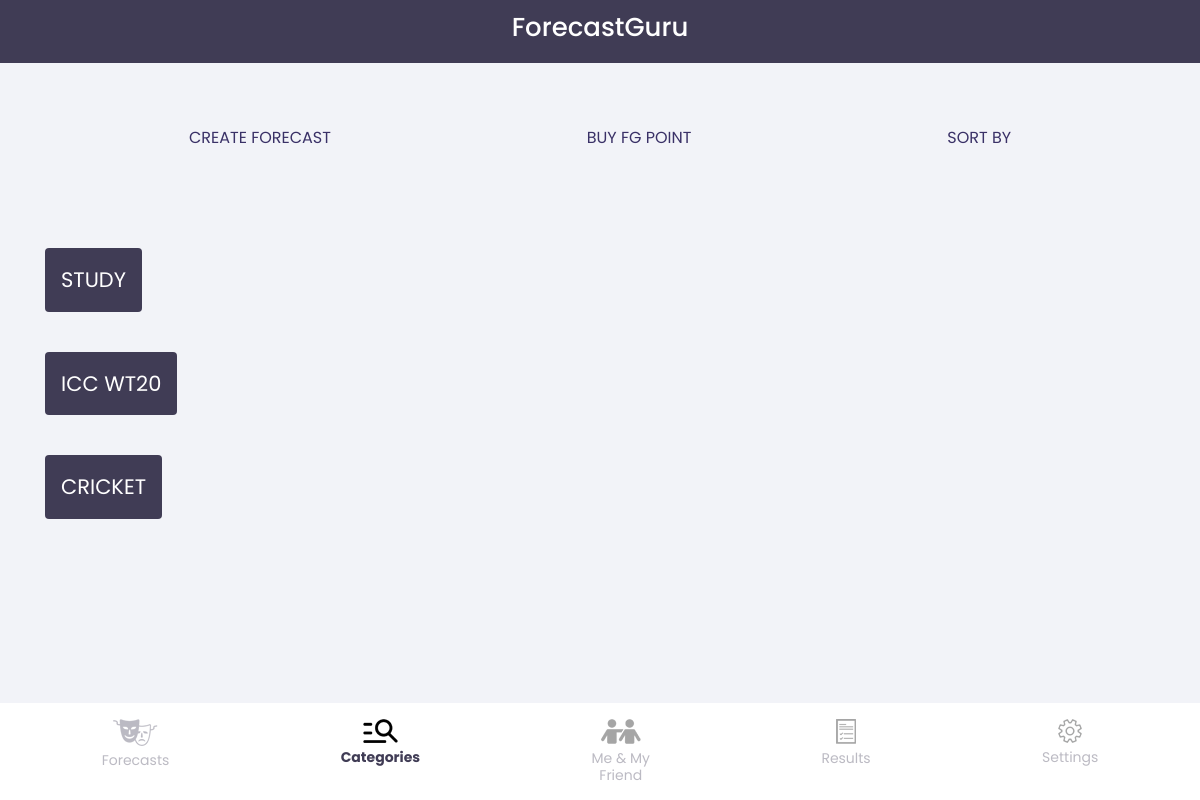
Page /category/ (signed in) on the committed database.
### alpha/models.py (models this page shows, shortened)
class Category(models.Model):
    name = models.CharField(max_length=100)
    class Meta:
        ordering = ['-name']
        verbose_name_plural = 'Category'

### alpha/views.py (the view)
# urls.py: url(r'^category/', category, name='category'),
def category(request):
    category = Category.objects.all()
    return render(request, 'category.html',{'category': category, "user": request.user.username})

### templates/category.html (shortened to what this page needs)
{% load static %}
<!DOCTYPE html>
<html>
<head>
<link href="https://maxcdn.bootstrapcdn.com/font-awesome/4.5.0/css/font-awesome.min.css" rel="stylesheet">
<link rel="stylesheet" type="text/css" media="screen" href="{% static 'css/bootstrap.min.css' %}" />
<link rel="stylesheet" type="text/css" media="screen" href="{% static 'css/style_mobile.css' %}" />
</head>
<body class="gray-bg">
<header class="position-fixed w-100">
  <div class="container">
    <div class="row align-items-center">
      <div class="col-12 text-center">
        <h1>ForecastGuru</h1>
      </div>
    </div>
  </div>
</header>
<div class="topspace"></div>
{% if user == "" %}
        <p>Please login to see this feature</p>
        <a href="/" class="btn btn-create">Login</a>
        {% else %}
    <div class="container topnavlinks">
        <nav class="navbar">
                <ul class="navbar-nav nav-fill w-100 text-center">
                    <li class="nav-item text-uppercase">
                      <a class="nav-link" href="{% url 'create_forecast' %}">Create Forecast</a>
                    </li>
                    <li class="nav-item text-uppercase">
                      <a class="nav-link" href="{% url 'payment' %}">Buy FG Point</a>
                    </li>
                    <li class="nav-item text-uppercase">
                      <a class="nav-link" href="#">Sort by</a>
                    </li>
                  </ul>
                  </nav>
    </div>
<div class="topspace2"></div>
{% for c in category %}
<div class="forcast_detail fixed_p_footer" style="padding-top:10px;padding-bottom:10px;">
  <div class="container">
    <div class="row">
      <div class="col-12">
            <a  style="background: #403c55;color: white;" class="btn btn-create" href="{% url 'category_search' c.id %}">{{c.name}}</a>
  </div>
</div>
  </div></div>
{% endfor %}
<footer class="sticky-footer">
  <nav class="navbar">
    <ul class="navbar-nav nav-fill w-100 text-center">
         <li class="nav-item">
                        <a class="nav-link" href="{% url 'live_forecast' %}">
                            <img src="{% static 'images/menu-icon-forecast.png' %}" alt=""><br>
                            Forecasts</a>
                    </li>
                    <li class="nav-item">
                        <a class="nav-link active" href="{% url 'category' %}">
                            <img src="{% static 'images/menu-icon-category.png' %}" alt=""><br>
                            Categories</a>
                    </li>
                    <li class="nav-item">
                        <a class="nav-link " href="{% url 'my_forecast' %}">
                            <img src="{% static 'images/menu-icon-friend.png' %}" alt=""><br>
                            Me & My <br>
                                Friend </a>
                    </li>
                    <li class="nav-item">
                        <a class="nav-link" href="{% url 'forecast_result' %}">
                            <img src="{% static 'images/menu-icon-results.png' %}" alt=""><br>
                            Results</a>
                    </li>
                    <li class="nav-item">
                        <a class="nav-link" href="{% url 'user_profile' %}">
                            <img src="{% static 'images/menu-icon-settings.png' %}" alt=""><br>
                            Settings</a>
                    </li>
    </ul>
  </nav>
</footer>
{% endif %}
</body>
</html>

### static/css/style_mobile.css (style rules this page uses)
* { outline: none!important }
body { font-family: 'Poppins', sans-serif; color: #7f7f7f }
a, a:hover { text-decoration: none }
header { background: #403c55; padding: 12px 0; color: #fff; z-index: 100; }
header h1 { font-size: 26px; color: #fff }
.topspace { height: 110px }
.topspace2 { height: 60px }
.gray-bg { background: #f2f3f8 }
.topnavlinks .navbar-nav { flex-direction: row }
.topnavlinks .navbar-nav a { color: #3a3167; display: inline-block }
.topnavlinks .navbar { padding-bottom: 0 }
.fixed_p_footer { padding-bottom: 90px }
.sticky-footer { position: fixed; bottom: 0; left: 0; width: 100%; padding: 0; background: #fff }
.sticky-footer .navbar-nav { flex-direction: row }
.sticky-footer .navbar-nav a { color: #403c55; text-decoration: none; font-size: 14px; line-height: 1.2; opacity: .35 }
.sticky-footer .navbar-nav a img { margin-bottom: 6px }
.sticky-footer .navbar-nav a.active { font-weight: 700; opacity: 1; }
.btn-create { padding: 15px; text-transform: uppercase; background:#403c55; color:#fff; font-size:21px; }
.forcast_detail { margin-top: 20px; }

### rows in the picture
Category: name "STUDY"
Category: name "ICC WT20"
Category: name "CRICKET"
